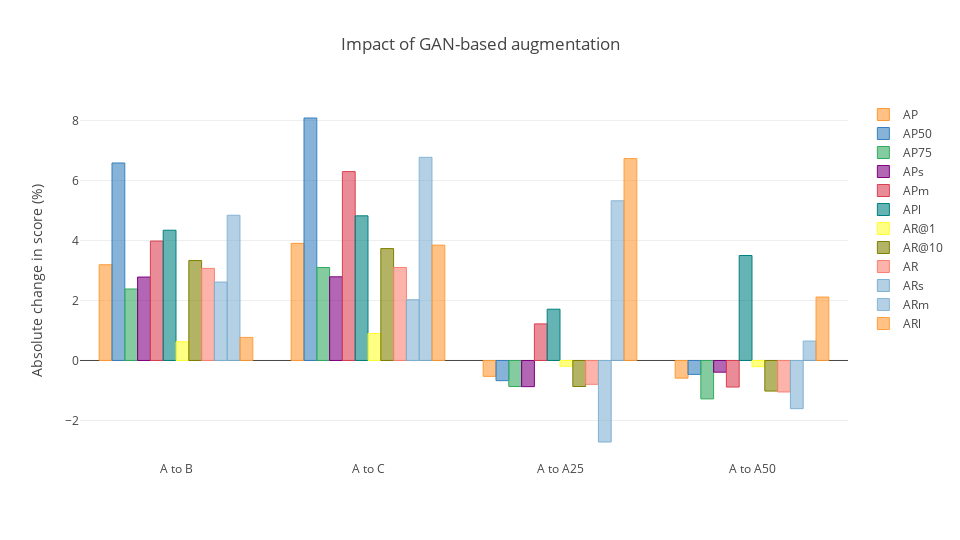

The notebook cell saved with this chart:
### Code cell
layout = {
    "title": "Impact of GAN-based augmentation",
    "yaxis": {
        "title": "Absolute change in score (%)"
    },
    "width": 960,
    "height": 540
}
fig = df_combined.iplot(kind = "bar", y = ["AP", "AP50", "AP75", "APs", "APm", "APl", "AR@1", "AR@10", "AR", "ARs", "ARm", "ARl"], layout = layout, asFigure = True)
py.offline.iplot(fig, show_link = False, config = config)

### Figure 1 — Plotly figure (JSON) as saved in the notebook; plotly's stock layout.template omitted (floating-point values rounded to 4 significant figures)
{"data": [{"marker": {"color": "rgba(255, 153, 51, 0.6)", "line": {"color": "rgba(255, 153, 51, 1.0)", "width": 1}}, "name": "AP", "orientation": "v", "text": "", "type": "bar", "uid": "c3120d2c-bcd1-46d9-9697-cf0a7e27e190", "x": ["A to B", "A to C", "A to A25", "A to A50"], "y": [3.191, 3.904, -0.5283, -0.5881]}, {"marker": {"color": "rgba(55, 128, 191, 0.6)", "line": {"color": "rgba(55, 128, 191, 1.0)", "width": 1}}, "name": "AP50", "orientation": "v", "text": "", "type": "bar", "uid": "0f382ab3-9d8c-480e-a629-8b57b15cd1b0", "x": ["A to B", "A to C", "A to A25", "A to A50"], "y": [6.583, 8.083, -0.6721, -0.4633]}, {"marker": {"color": "rgba(50, 171, 96, 0.6)", "line": {"color": "rgba(50, 171, 96, 1.0)", "width": 1}}, "name": "AP75", "orientation": "v", "text": "", "type": "bar", "uid": "34499d73-aa1a-4fbe-b3b4-cf3c2952b38e", "x": ["A to B", "A to C", "A to A25", "A to A50"], "y": [2.383, 3.099, -0.8674, -1.28]}, {"marker": {"color": "rgba(128, 0, 128, 0.6)", "line": {"color": "rgba(128, 0, 128, 1.0)", "width": 1}}, "name": "APs", "orientation": "v", "text": "", "type": "bar", "uid": "86e20636-1613-4743-aab8-d4a9723063e7", "x": ["A to B", "A to C", "A to A25", "A to A50"], "y": [2.781, 2.788, -0.872, -0.3897]}, {"marker": {"color": "rgba(219, 64, 82, 0.6)", "line": {"color": "rgba(219, 64, 82, 1.0)", "width": 1}}, "name": "APm", "orientation": "v", "text": "", "type": "bar", "uid": "a41ab433-6cd3-4bd7-b757-730654eb2c87", "x": ["A to B", "A to C", "A to A25", "A to A50"], "y": [3.981, 6.296, 1.22, -0.8856]}, {"marker": {"color": "rgba(0, 128, 128, 0.6)", "line": {"color": "rgba(0, 128, 128, 1.0)", "width": 1}}, "name": "APl", "orientation": "v", "text": "", "type": "bar", "uid": "b152465f-4a7f-4c6a-9363-81e6e7a03623", "x": ["A to B", "A to C", "A to A25", "A to A50"], "y": [4.342, 4.822, 1.71, 3.499]}, {"marker": {"color": "rgba(255, 255, 51, 0.6)", "line": {"color": "rgba(255, 255, 51, 1.0)", "width": 1}}, "name": "AR@1", "orientation": "v", "text": "", "type": "bar", "uid": "b897ea8b-8fd1-4be3-b6d3-032fd7748840", "x": ["A to B", "A to C", "A to A25", "A to A50"], "y": [0.6267, 0.8975, -0.1917, -0.2069]}, {"marker": {"color": "rgba(128, 128, 0, 0.6)", "line": {"color": "rgba(128, 128, 0, 1.0)", "width": 1}}, "name": "AR@10", "orientation": "v", "text": "", "type": "bar", "uid": "bdffb747-134d-474f-9fee-d62a65d10616", "x": ["A to B", "A to C", "A to A25", "A to A50"], "y": [3.331, 3.73, -0.8671, -1.019]}, {"marker": {"color": "rgba(251, 128, 114, 0.6)", "line": {"color": "rgba(251, 128, 114, 1.0)", "width": 1}}, "name": "AR", "orientation": "v", "text": "", "type": "bar", "uid": "f73ba555-2bfa-4afd-9711-c2f3566c1a18", "x": ["A to B", "A to C", "A to A25", "A to A50"], "y": [3.07, 3.1, -0.794, -1.05]}, {"marker": {"color": "rgba(128, 177, 211, 0.6)", "line": {"color": "rgba(128, 177, 211, 1.0)", "width": 1}}, "name": "ARs", "orientation": "v", "text": "", "type": "bar", "uid": "03863901-6318-4f85-b1cd-7e399112171c", "x": ["A to B", "A to C", "A to A25", "A to A50"], "y": [2.614, 2.024, -2.717, -1.606]}, {"marker": {"color": "rgba(128, 177, 211, 0.6)", "line": {"color": "rgba(128, 177, 211, 0.8999999999999999)", "width": 1}}, "name": "ARm", "orientation": "v", "text": "", "type": "bar", "uid": "ddf448e5-379a-4d7e-ad44-11e5701ee860", "x": ["A to B", "A to C", "A to A25", "A to A50"], "y": [4.841, 6.772, 5.324, 0.6483]}, {"marker": {"color": "rgba(255, 153, 51, 0.6)", "line": {"color": "rgba(255, 153, 51, 0.8999999999999999)", "width": 1}}, "name": "ARl", "orientation": "v", "text": "", "type": "bar", "uid": "ca7d0f46-e3c3-43e0-a9bd-a1f9be472a0e", "x": ["A to B", "A to C", "A to A25", "A to A50"], "y": [0.7692, 3.846, 6.731, 2.115]}], "layout": {"height": 540, "title": {"text": "Impact of GAN-based augmentation"}, "width": 960, "yaxis": {"title": {"text": "Absolute change in score (%)"}}}}
